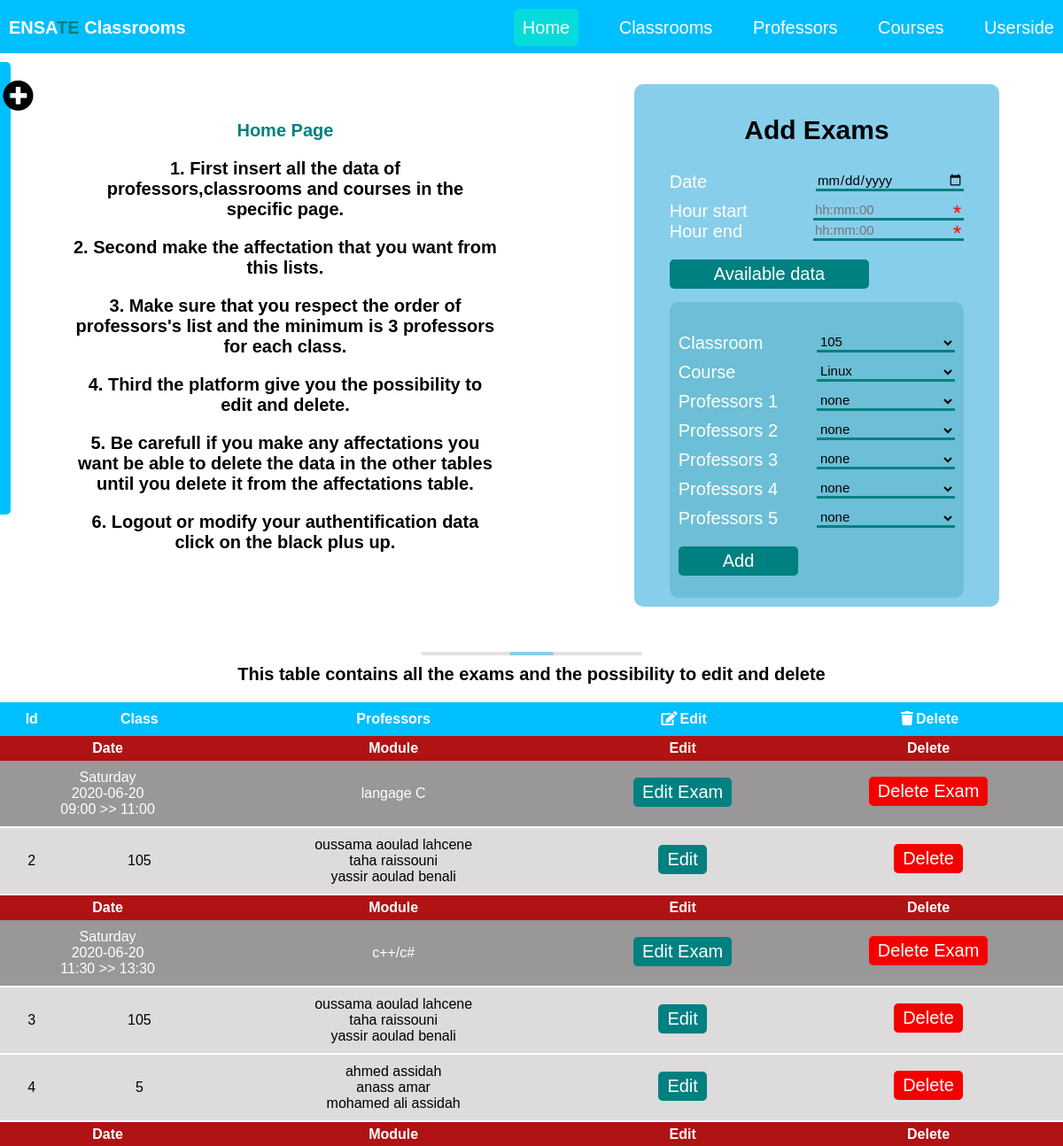
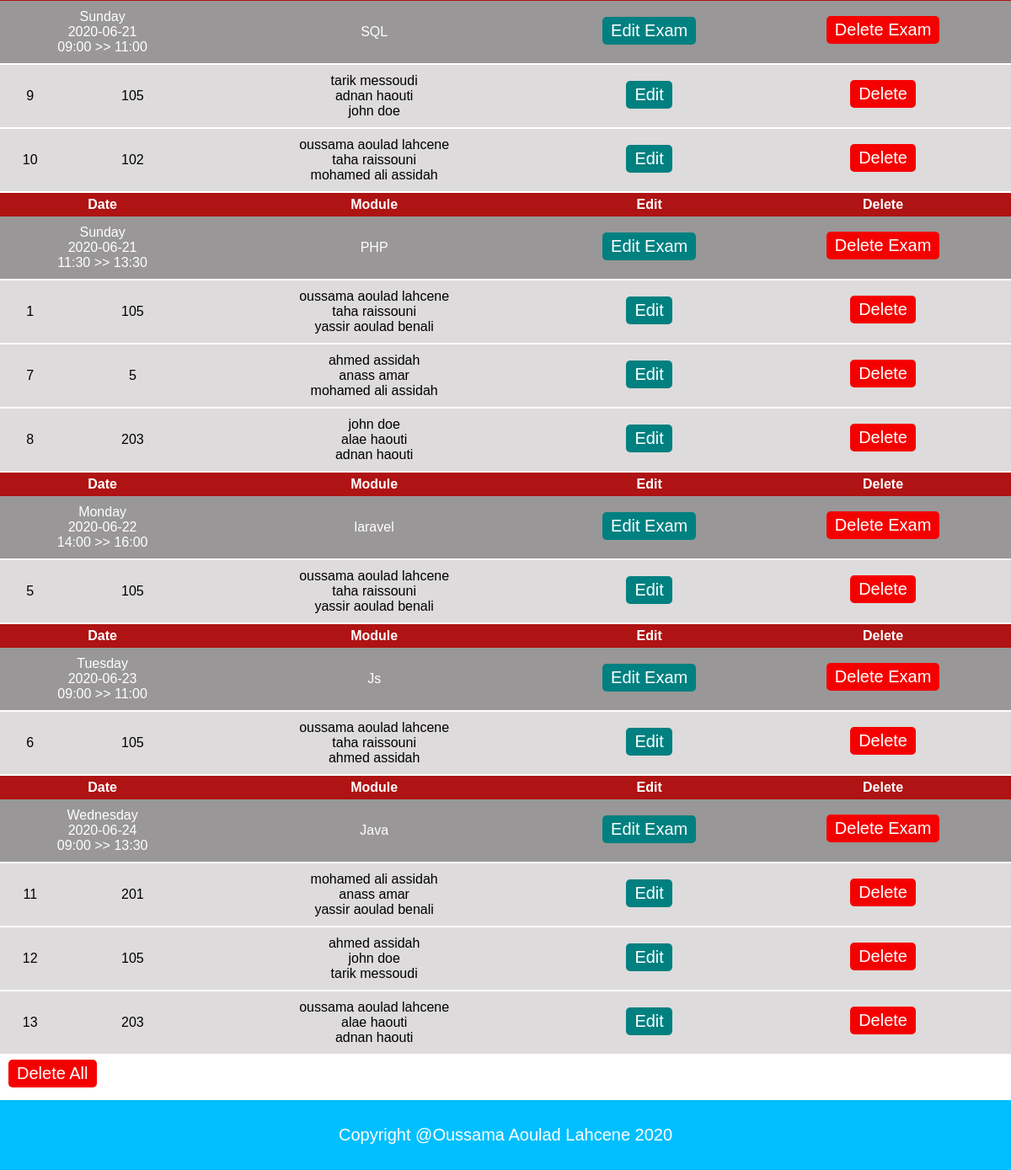
/admin/index.php (signed in), run on the app's committed database (2 pictures, top to bottom).
### tables this page shows
CREATE TABLE `affectations` (
  `affectations_id` int(11) NOT NULL,
  `affectations_classid` int(11) NOT NULL,
  `affectations_courseid` int(11) NOT NULL,
  `affectations_date` varchar(10) NOT NULL,
  `affectations_start` time NOT NULL,
  `affectations_end` time NOT NULL,
  `affectations_prof1` varchar(50) NOT NULL,
  `affectations_prof2` varchar(50) NOT NULL,
  `affectations_prof3` varchar(50) NOT NULL,
  `affectations_prof4` varchar(50) NOT NULL,
  `affectations_prof5` varchar(50) NOT NULL
);

CREATE TABLE `courses` (
  `courses_id` int(11) NOT NULL,
  `courses_name` varchar(40) NOT NULL,
  `courses_hours` int(2) NOT NULL,
  `courses_type` varchar(10) NOT NULL
);

CREATE TABLE `classrooms` (
  `classrooms_id` int(11) NOT NULL,
  `classrooms_number` int(2) NOT NULL,
  `classrooms_floor` int(1) NOT NULL,
  `classrooms_seats` int(3) NOT NULL
);

CREATE TABLE `professors` (
  `professors_id` int(11) NOT NULL,
  `professors_cni` varchar(10) NOT NULL,
  `professors_firstname` varchar(20) NOT NULL,
  `professors_lastname` varchar(20) NOT NULL
);

### admin/func.php (the view, shortened to what this page needs)
<?php
class func{
    public static function showProfessorsList($dbh,$date,$start){
        $query='SELECT * FROM professors;';
        $stmt=$dbh->prepare($query);
        $stmt->execute();
        $row = $stmt->fetchAll(PDO::FETCH_ASSOC);
    }
    public static function existentCourse($dbh,$date,$start){
        $query='SELECT * FROM affectations;';
        $stmt=$dbh->prepare($query);
        $stmt->execute();
        $row = $stmt->fetchAll(PDO::FETCH_ASSOC);
        $course = [];
        $i=0;
        foreach($row as $rows){
            if($rows['affectations_date']!=$date||($rows['affectations_date']==$date && $rows['affectations_start']!=$start)){
                if(!in_array($rows['affectations_courseid'],$course)){
                    $course[$i++]=$rows['affectations_courseid'];
                }
            }
        }
        return $course;
    }
    public static function showCoursesList($dbh,$date,$start,$courseId){
        $query='SELECT * FROM courses;';
        $stmt=$dbh->prepare($query);
        $stmt->execute();
        $row = $stmt->fetchAll(PDO::FETCH_ASSOC);
        $courseOccupped=func::existentCourse($dbh,$date,$start);
        $courseNameDb = [];
        $i=0;
        foreach($row as $rows){
            if($rows['courses_id']>0){
                $courseNameDb[$i++]=$rows['courses_id'];
            }
        }
        for($i=0;$i<count($courseNameDb);$i++){
            if(!in_array($courseNameDb[$i],$courseOccupped)){
                $query='SELECT * FROM courses WHERE courses_id=:courseNameDb;';
                $stmt=$dbh->prepare($query);
                $stmt->execute(array("courseNameDb"=>$courseNameDb[$i]));
                $row = $stmt->fetch(PDO::FETCH_ASSOC);
                if($courseId==$courseNameDb[$i])
                    echo '<option selected>'.$row["courses_name"].'</option></br>';
                else
                    echo '<option>'.$row["courses_name"].'</option></br>';
            }
        }
    }
    public static function existentClass($dbh,$date,$start){
        $query='SELECT * FROM affectations WHERE affectations_date=:date
        AND affectations_start=:start;';
        $stmt=$dbh->prepare($query);
        $stmt->execute(array(":date"=>$date,":start"=>$start));
        $row =$stmt->fetchAll(PDO::FETCH_ASSOC);
        $classTable = [];
        return $classTable;
    }
    public static function showClassroomList($dbh,$date,$start){
        $query='SELECT * FROM classrooms;';
        $stmt=$dbh->prepare($query);
        $stmt->execute();
        $row = $stmt->fetchAll(PDO::FETCH_ASSOC);
        $classOccupped=func::existentClass($dbh,$date,$start);
        $classNameDb = [];
        $i=0;
        foreach($row as $rows){
            if($rows['classrooms_id']>0){
                $classNameDb[$i++]=$rows['classrooms_id'];
            }
        }
        for($i=0;$i<count($classNameDb);$i++){
            if(!in_array($classNameDb[$i],$classOccupped)){
                $query='SELECT * FROM classrooms WHERE classrooms_id=:classNameDb;';
                $stmt=$dbh->prepare($query);
                $stmt->execute(array("classNameDb"=>$classNameDb[$i]));
                $row = $stmt->fetch(PDO::FETCH_ASSOC);
                echo '<option>'.$row["classrooms_number"].'</option></br>';
            }
        }
    }
    public static function showAffect($dbh){
        $query='SELECT *
                FROM affectations,classrooms,courses
                WHERE affectations_classid=classrooms_id AND affectations_courseid=courses_id
                ORDER BY affectations_date,affectations_start ASC;';
        $stmt=$dbh->prepare($query);
        $stmt->execute();
        $row = $stmt->fetchAll(PDO::FETCH_ASSOC);
        $course = "";
        foreach($row as $rows){
            if($rows['affectations_id']>0){
                $fullDay=explode("-",$rows['affectations_date']);
                $day=$fullDay[2];
                $month=$fullDay[1];
                $year=$fullDay[0];
                $dayName=date("l",mktime(10,0,0,$month,$day,$year));
                $fullTimeStart=explode(":",$rows['affectations_start']);
                $start=$fullTimeStart[0].':'.$fullTimeStart[1];
                $fullTimeEnd=explode(":",$rows['affectations_end']);
                $end=$fullTimeEnd[0].':'.$fullTimeEnd[1];
                if($course!=$rows['courses_name']){
                    $first=0;
                }
                if($first==0){
                    echo '
                    <tr class="background_th">
                        <th colspan="2">Date</th>
                        <th>Module</th>
                        <th>Edit</th>
                        <th>Delete</th>
                    </tr>
                    <tr class="background">
                        <td colspan="2">'.$dayName.'</br>'.$rows['affectations_date'].'</br>'.$start.' >> '.$end.'</td>
                        <td>'.$rows['courses_name'].'</td>
                        <td>
                            <form class="delete_form" action="index.php?edit=start&editExam=start" method="post">
                                <input type="text" value="'.$rows['affectations_courseid'].'" name="course">
                                <input type="submit" name="edit_exam" value="Edit Exam" class="edit">
                            </form>
                        </td>
                        <td>
                            <form class="delete_form" action="index.php?delete=success" method="post">
                                <input type="text" value="'.$rows['affectations_courseid'].'" name="course">
                                <input type="submit" name="delete_exam" value="Delete Exam" class="delete">
                            </form>
                        </td>
                    </tr>';
                    $course=$rows['courses_name'];
                    $first=1;
                }
                echo '
                <tr>
                    <td>'.$rows['affectations_id'].'</td>
                    <td>'.$rows['classrooms_number'].'</td>
                    <td>';
                        for($i=1;$i<=5;$i++){
                            if($rows['affectations_prof'.$i]!='none'){
                                $profName=explode(".",$rows['affectations_prof'.$i]);
                                echo  $profName[1].' '.$profName[2].'</br>';
                            }
                        }
            echo    '<td>
                        <form class="delete_form" action="index.php?edit=start&editGlobal=start" method="post">
                            <input type="text" value="'.$rows['affectations_id'].'" name="id">
                            <input type="submit" name="edit" value="Edit" class="edit">
                        </form>
                    </td>
                    <td>
                        <form class="delete_form" action="index.php?delete=success" method="post">
                            <input type="text" value="'.$rows['affectations_id'].'" name="id">
                            <input type="submit" name="delete" value="Delete" class="delete">
                        </form>
                    </td>
                    </tr>';
            }
        }
    }
}

### data on the page
affectations: affectations_date "Saturday", affectations_date "2020-06-20", affectations_start "09:00", affectations_end "11:00", affectations_courseid.courses_name "langage C", affectations_id "2", affectations_classid.classrooms_number "105", affectations_prof1.professors_firstname "oussama", affectations_prof1.professors_lastname "aoulad lahcene", affectations_prof2.professors_firstname "taha", affectations_prof2.professors_lastname "raissouni", affectations_prof3.professors_firstname "yassir", affectations_prof3.professors_lastname "aoulad benali"
affectations: affectations_date "Saturday", affectations_date "2020-06-20", affectations_start "11:30", affectations_end "13:30", affectations_courseid.courses_name "c++/c#", affectations_id "3", affectations_classid.classrooms_number "105", affectations_prof1.professors_firstname "oussama", affectations_prof1.professors_lastname "aoulad lahcene", affectations_prof2.professors_firstname "taha", affectations_prof2.professors_lastname "raissouni", affectations_prof3.professors_firstname "yassir", affectations_prof3.professors_lastname "aoulad benali"
affectations: affectations_id "4", affectations_classid.classrooms_number "5", affectations_prof1.professors_firstname "ahmed", affectations_prof1.professors_lastname "assidah", affectations_prof2.professors_firstname "anass", affectations_prof2.professors_lastname "amar", affectations_prof3.professors_firstname "mohamed ali", affectations_prof3.professors_lastname "assidah"
affectations: affectations_date "Sunday", affectations_date "2020-06-21", affectations_start "09:00", affectations_end "11:00", affectations_courseid.courses_name "SQL", affectations_id "9", affectations_classid.classrooms_number "105", affectations_prof1.professors_firstname "tarik", affectations_prof1.professors_lastname "messoudi", affectations_prof2.professors_firstname "adnan", affectations_prof2.professors_lastname "haouti", affectations_prof3.professors_firstname "john", affectations_prof3.professors_lastname "doe"
affectations: affectations_id "10", affectations_classid.classrooms_number "102", affectations_prof1.professors_firstname "oussama", affectations_prof1.professors_lastname "aoulad lahcene", affectations_prof2.professors_firstname "taha", affectations_prof2.professors_lastname "raissouni", affectations_prof3.professors_firstname "mohamed ali", affectations_prof3.professors_lastname "assidah"
affectations: affectations_date "Sunday", affectations_date "2020-06-21", affectations_start "11:30", affectations_end "13:30", affectations_courseid.courses_name "PHP", affectations_id "1", affectations_classid.classrooms_number "105", affectations_prof1.professors_firstname "oussama", affectations_prof1.professors_lastname "aoulad lahcene", affectations_prof2.professors_firstname "taha", affectations_prof2.professors_lastname "raissouni", affectations_prof3.professors_firstname "yassir", affectations_prof3.professors_lastname "aoulad benali"
affectations: affectations_id "7", affectations_classid.classrooms_number "5", affectations_prof1.professors_firstname "ahmed", affectations_prof1.professors_lastname "assidah", affectations_prof2.professors_firstname "anass", affectations_prof2.professors_lastname "amar", affectations_prof3.professors_firstname "mohamed ali", affectations_prof3.professors_lastname "assidah"
affectations: affectations_id "8", affectations_classid.classrooms_number "203", affectations_prof1.professors_firstname "john", affectations_prof1.professors_lastname "doe", affectations_prof2.professors_firstname "alae", affectations_prof2.professors_lastname "haouti", affectations_prof3.professors_firstname "adnan", affectations_prof3.professors_lastname "haouti"
affectations: affectations_date "Monday", affectations_date "2020-06-22", affectations_start "14:00", affectations_end "16:00", affectations_courseid.courses_name "laravel", affectations_id "5", affectations_classid.classrooms_number "105", affectations_prof1.professors_firstname "oussama", affectations_prof1.professors_lastname "aoulad lahcene", affectations_prof2.professors_firstname "taha", affectations_prof2.professors_lastname "raissouni", affectations_prof3.professors_firstname "yassir", affectations_prof3.professors_lastname "aoulad benali"
affectations: affectations_date "Tuesday", affectations_date "2020-06-23", affectations_start "09:00", affectations_end "11:00", affectations_courseid.courses_name "Js", affectations_id "6", affectations_classid.classrooms_number "105", affectations_prof1.professors_firstname "oussama", affectations_prof1.professors_lastname "aoulad lahcene", affectations_prof2.professors_firstname "taha", affectations_prof2.professors_lastname "raissouni", affectations_prof3.professors_firstname "ahmed", affectations_prof3.professors_lastname "assidah"
affectations: affectations_date "Wednesday", affectations_date "2020-06-24", affectations_start "09:00", affectations_end "13:30", affectations_courseid.courses_name "Java", affectations_id "11", affectations_classid.classrooms_number "201", affectations_prof1.professors_firstname "mohamed ali", affectations_prof1.professors_lastname "assidah", affectations_prof2.professors_firstname "anass", affectations_prof2.professors_lastname "amar", affectations_prof3.professors_firstname "yassir", affectations_prof3.professors_lastname "aoulad benali"
affectations: affectations_id "12", affectations_classid.classrooms_number "105", affectations_prof1.professors_firstname "ahmed", affectations_prof1.professors_lastname "assidah", affectations_prof2.professors_firstname "john", affectations_prof2.professors_lastname "doe", affectations_prof3.professors_firstname "tarik", affectations_prof3.professors_lastname "messoudi"
affectations: affectations_id "13", affectations_classid.classrooms_number "203", affectations_prof1.professors_firstname "oussama", affectations_prof1.professors_lastname "aoulad lahcene", affectations_prof2.professors_firstname "alae", affectations_prof2.professors_lastname "haouti", affectations_prof3.professors_firstname "adnan", affectations_prof3.professors_lastname "haouti"

### other printed values
form field classroom "105"
form field module "Linux"
